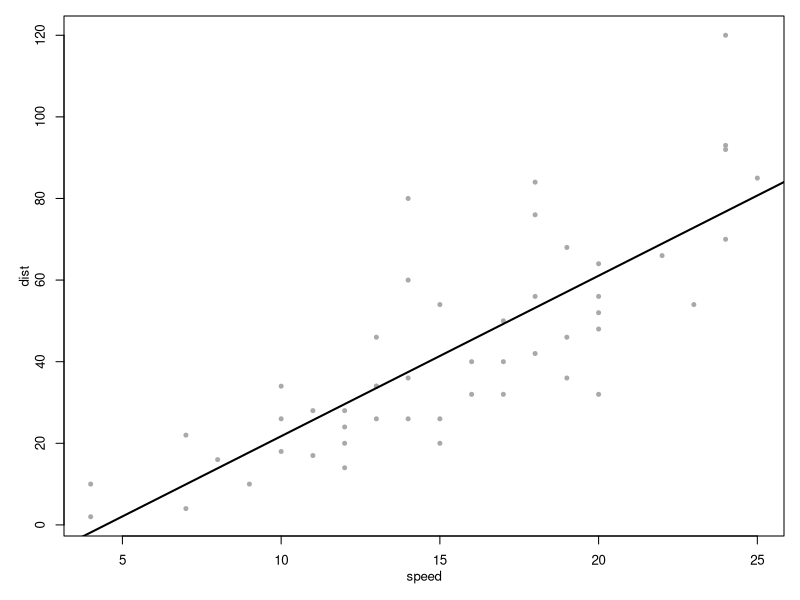

R code for this plot:
## ---- chunk 1
par(mar = c(4, 4, 1, 1), mgp = c(2, 1, 0), cex = 0.8)
plot(cars, pch = 20, col ='darkgray' )
fit <- lm(dist ~ speed, data = cars)
abline(fit, lwd = 2)
## ---- chunk 2
1+1
for(k in 1:10){j=cos(sin(k)*k^2)+3;print(j-5)}
## ---- chunk 3
b <- coef(lm(dist ~ speed, data = cars))
# write out the regression equation
cat(sprintf("$dist = %.02f + %.02f speed$", b[1], b[2]))
## ---- chunk 4
summary(cars)
## ---- chunk 5
head(cars)
## ---- chunk 6
b <- coef(lm(dist ~ speed, data = cars))
cat(sprintf("$dist = %.02f + %.02f speed$", b[1], b[2]))
